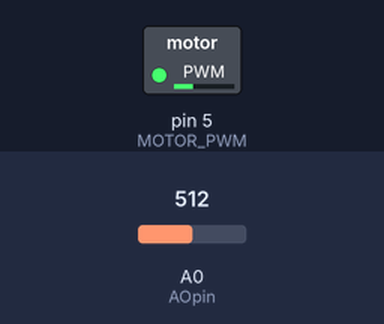
Bench run of a sketch on a simulated Arduino Uno, built with avr-gcc and run on an emulated ATmega328P. Shown: switched loads named in the sketch (green lamp = pin HIGH). The test bench sets the inputs (shaded band); at power-on: A0 (AOpin) = 512. Pins used as bus, display or sensor lines are not drawn; what the sketch prints to the serial monitor is not drawn.

Above: at 0.1 s.
Timing chart, 0 to 1.6 s (numbered marks = the images above):
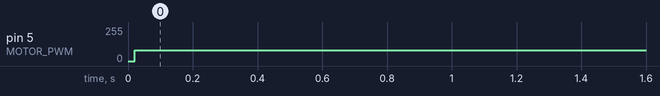

The sketch:

_____.ino
```cpp
#define AOpin  A0     // Analog output - yellow
#define SIpin  11     // Start Integration - orange
#define CLKpin 12    // Clock - red
// Vcc - brown
// GND - black

#define NPIXELS 128  // No. of pixels in array

byte Pixel[NPIXELS]; // Field for measured values <0-255>

int LineSensor_Data[NPIXELS];           // line sensor data(original)
int LineSensor_Data_Adaption[NPIXELS];  // line sensor data(modified)
int MAX_LineSensor_Data[NPIXELS];       // Max value of sensor
int MIN_LineSensor_Data[NPIXELS];       // Min value of sensor
int flag_line_adapation;          // flag to check line sensor adpation

#define FASTADC 1
// defines for setting and clearing register bits
#define cbi(sfr, bit) (_SFR_BYTE(sfr) &= ~_BV(bit))
#define sbi(sfr, bit) (_SFR_BYTE(sfr) |= _BV(bit))

void setup() {
  // put your setup code here, to run once:
  int i;
  for (i = 0; i < NPIXELS; i++)
  {
    LineSensor_Data[i] = 0;
    LineSensor_Data_Adaption[i] = 0;
    MAX_LineSensor_Data[i] = 1023; //0;
    MIN_LineSensor_Data[i] = 0; //1023;
  }

  pinMode(SIpin, OUTPUT);
  pinMode(CLKpin, OUTPUT);
  pinMode (AOpin, INPUT);

  digitalWrite(SIpin, LOW);   // IDLE state
  digitalWrite(CLKpin, LOW);  // IDLE state

#if FASTADC
  // set prescale to 16
  sbi(ADCSRA, ADPS2);
  cbi(ADCSRA, ADPS1);
  cbi(ADCSRA, ADPS0);
#endif

  flag_line_adapation = 0;

  Serial.begin(115200);

}
void line_adaptation(void)
{
  int i;
  for (i = 0; i < NPIXELS; i++)
  {
    if (LineSensor_Data[i] >= MAX_LineSensor_Data[i])  MAX_LineSensor_Data[i] = LineSensor_Data[i];
    if (LineSensor_Data[i] <= MIN_LineSensor_Data[i])  MIN_LineSensor_Data[i] = LineSensor_Data[i];
  }

  /*for (i = 0; i < NPIXELS; i++)
    {
    Serial.print("[");
    Serial.print(i);
    Serial.print("]");
    Serial.print("   : ");
    Serial.print(MAX_LineSensor_Data[i]);
    Serial.print(" | ");
    Serial.print(MIN_LineSensor_Data[i]);
    Serial.println(" ");
    }*/
}
void read_line_sensor(void)
{
  int i;

  delayMicroseconds (1);  /* Integration time in microseconds */
  delay(10);              /* Integration time in miliseconds  */


  digitalWrite (CLKpin, LOW);
  digitalWrite (SIpin, HIGH);
  digitalWrite (CLKpin, HIGH);
  digitalWrite (SIpin, LOW);

  delayMicroseconds (1);

  for (i = 0; i < NPIXELS; i++) {
    Pixel[i] = analogRead (AOpin) / 4 ; // 8-bit is enough
    digitalWrite (CLKpin, LOW);
    delayMicroseconds (1);
    digitalWrite (CLKpin, HIGH);
  }

  for (i = 0; i < NPIXELS; i++)
  {
    LineSensor_Data_Adaption[i] = map(Pixel[i], MIN_LineSensor_Data[i], MAX_LineSensor_Data[i], 0, 256);
  }

}

//이진화 할 함수
#define threshold_value 180
#define camera_pixel_offset 5;
void threshold(void)
{
  int i;

  for (i = 0; i < NPIXELS; i++)
  {
    if ((byte)Pixel[i] >= threshold_value) LineSensor_Data_Adaption[i] = 255;
    else LineSensor_Data_Adaption[i] = 0;
  }

}
//무게중심 함수
void steering_by_camera(void)
{
  int i;
  long sum = 0;
  long x_sum = 0;
  int steer_data = 0;

  for (i = 0; i < NPIXELS; i++)
  {
    sum += LineSensor_Data_Adaption[i];
    x_sum += LineSensor_Data_Adaption[i] * i;
  }
  steer_data = x_sum/sum;
  steering_control(steer_data); //내가 원하는 고정치에서 핸들을 많이 꺽겠다면 1.3 곱하기 값을 올려줘
  Serial.println(steer_data) - NPIXELS/2 + camera_pixel_offset;

}

//////////////////////////// motrol Control///////////////////////////////////////
#define MOTOR_DIR 4
#define MOTOR_PWM 5

int Motor_Speed = 0;
#define NORMAL_SPEED 100
#define SLOW_SPEED 70

void motor_control(int direction, int speed)
{
  digitalWrite(MOTOR_DIR, 1-direction); //digitalWrite(NOTOR_DIR, 0);
  analogWrite(MOTOR_PWM, speed);
}

//////////////////// steering Servo Control///////////////////////////////////////
#include <Servo.h>
#define RC_SERVO_PIN 8         // 나는 8번이야
#define NEURAL_ANGLE 130 //82 직선으로 간다
#define LEFT_STEER_ANGLE -40  //서보의 방향에 따라 -또는 +가 될 수 있다.
#define RIGHT_STEER_ANGLE 40

Servo Steeringservo;
int Steering_Angle = NEURAL_ANGLE;  //초기값은 NEURAL_ANGLE으로

void steering_control(int steer_angle)

{
  if(steer_angle <= LEFT_STEER_ANGLE )  steer_angle  = LEFT_STEER_ANGLE;
  if(steer_angle >= RIGHT_STEER_ANGLE)  steer_angle =  RIGHT_STEER_ANGLE;
  Steeringservo.write(NEURAL_ANGLE + steer_angle);
}


////////////////////////////////////////////////////////////////////////////////

void loop() {
  // put your main code here, to run repeatedly:

  int i;

  read_line_sensor();
  motor_control(0, 80);

  /*
  if (digitalRead(CLKpin) == HIGH)
  {
  //  line_adaptation();
    flag_line_adapation = 1;
  }
  */

  threshold();  //255가 라인이 추출되는 곳이다.
  steering_by_camera();
  for (i = 0; i < NPIXELS; i++)
  {
    //if (digitalRead(CLKpin) == LOW)    Serial.print(LineSensor_Data_Adaption[i]); // Serial.print(LineSensor_Data[i] );
    //else                               Serial.print ((byte)Pixel[i] + 1);
    //Serial.print ((byte)Pixel[i] + 1);
    //Serial.print(LineSensor_Data_Adaption[i]);
    //Serial.print(" ");
  }

  //Serial.println("  ");
  delay(100);
}
```

Measured:
- by itself, pin 5 (MOTOR_PWM): 0/255 → 80/255 at 0.02 s
